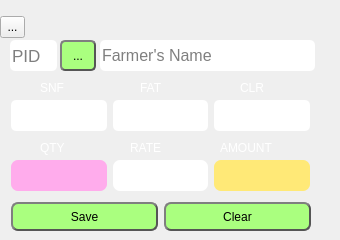
   <widget class="QWidget" name="page_collection">
    <widget class="QLineEdit" name="lineEdit_farmerID">
     <property name="geometry">
      <rect>
       <x>10</x>
       <y>40</y>
       <width>47</width>
       <height>31</height>
      </rect>
     </property>
     <property name="palette">
      <palette>
       <active>
        <colorrole role="Button">
         <brush brushstyle="SolidPattern">
          <color alpha="255">
           <red>255</red>
           <green>255</green>
           <blue>255</blue>
          </color>
         </brush>
        </colorrole>
        <colorrole role="Base">
         <brush brushstyle="SolidPattern">
          <color alpha="255">
           <red>255</red>
           <green>255</green>
           <blue>255</blue>
          </color>
         </brush>
        </colorrole>
        <colorrole role="Window">
         <brush brushstyle="SolidPattern">
          <color alpha="255">
           <red>255</red>
           <green>255</green>
           <blue>255</blue>
          </color>
         </brush>
        </colorrole>
       </active>
       <inactive>
        <colorrole role="Button">
         <brush brushstyle="SolidPattern">
          <color alpha="255">
           <red>255</red>
           <green>255</green>
           <blue>255</blue>
          </color>
         </brush>
        </colorrole>
        <colorrole role="Base">
         <brush brushstyle="SolidPattern">
          <color alpha="255">
           <red>255</red>
           <green>255</green>
           <blue>255</blue>
          </color>
         </brush>
        </colorrole>
        <colorrole role="Window">
         <brush brushstyle="SolidPattern">
          <color alpha="255">
           <red>255</red>
           <green>255</green>
           <blue>255</blue>
          </color>
         </brush>
        </colorrole>
       </inactive>
       <disabled>
        <colorrole role="Button">
         <brush brushstyle="SolidPattern">
          <color alpha="255">
           <red>255</red>
           <green>255</green>
           <blue>255</blue>
          </color>
         </brush>
        </colorrole>
        <colorrole role="Base">
         <brush brushstyle="SolidPattern">
          <color alpha="255">
           <red>255</red>
           <green>255</green>
           <blue>255</blue>
          </color>
         </brush>
        </colorrole>
        <colorrole role="Window">
         <brush brushstyle="SolidPattern">
          <color alpha="255">
           <red>255</red>
           <green>255</green>
           <blue>255</blue>
          </color>
         </brush>
        </colorrole>
       </disabled>
      </palette>
     </property>
     <property name="toolTip">
      <string/>
     </property>
     <property name="styleSheet">
      <string notr="true">font: 13pt;
background-color: rgb(255, 255, 255);
border-radius:5px;

</string>
     </property>
     <property name="inputMask">
      <string/>
     </property>
     <property name="text">
      <string/>
     </property>
     <property name="maxLength">
      <number>32767</number>
     </property>
     <property name="placeholderText">
      <string>PID</string>
     </property>
    </widget>
    <widget class="QLineEdit" name="lineEdit_farmer_name">
     <property name="enabled">
      <bool>true</bool>
     </property>
     <property name="geometry">
      <rect>
       <x>100</x>
       <y>40</y>
       <width>215</width>
       <height>31</height>
      </rect>
     </property>
     <property name="styleSheet">
      <string notr="true">background-color: rgb(255, 255, 255);
font: 12pt ;
border-radius:5px;</string>
     </property>
     <property name="dragEnabled">
      <bool>false</bool>
     </property>
     <property name="readOnly">
      <bool>true</bool>
     </property>
     <property name="placeholderText">
      <string>Farmer's Name</string>
     </property>
    </widget>
    <widget class="QToolButton" name="toolButton_searchID">
     <property name="geometry">
      <rect>
       <x>60</x>
       <y>40</y>
       <width>36</width>
       <height>31</height>
      </rect>
     </property>
     <property name="styleSheet">
      <string notr="true">

QToolButton {
	color: black;
    color: black;
    border: 2px solid #555;
background-color:#aaff7f;
    border-radius: 5px;
    border-style: outset;
    padding: 5px;
    }

QToolButton:hover {

    background: qradialgradient(
        cx: 0.3, cy: -0.4, fx: 0.3, fy: -0.4,
        radius: 1.35, stop: 0 #fff, stop: 1 #ffcd34

        );

    }

QToolButton:pressed {
    border-style: inset;
    background: qradialgradient(
        cx: 0.4, cy: -0.1, fx: 0.4, fy: -0.1,
        radius: 1.35, stop: 0 #fff, stop: 1 #bbb
        );
	

    }
</string>
     </property>
     <property name="text">
      <string>...</string>
     </property>
     <property name="icon">
      <iconset resource="thumbnails.qrc">
       <normaloff>:/img/img/search.png</normaloff>:/img/img/search.png</iconset>
     </property>
    </widget>
    <widget class="QPushButton" name="pushButton_save">
     <property name="geometry">
      <rect>
       <x>11</x>
       <y>202</y>
       <width>147</width>
       <height>29</height>
      </rect>
     </property>
     <property name="styleSheet">
      <string notr="true">

QPushButton {
	color: black;
    color: black;
    border: 2px solid #555;
background-color:#aaff7f;
    border-radius: 7px;
    border-style: outset;
    padding: 5px;
font: 12pt &quot;Sans Serif&quot;;
    }

QPushButton:hover {

    background: qradialgradient(
        cx: 0.3, cy: -0.4, fx: 0.3, fy: -0.4,
        radius: 1.35, stop: 0 #fff, stop: 1 #ffcd34

        );

    }

QPushButton:pressed {
    border-style: inset;
    background: qradialgradient(
        cx: 0.4, cy: -0.1, fx: 0.4, fy: -0.1,
        radius: 1.35, stop: 0 #fff, stop: 1 #bbb
        );
	

    }
</string>
     </property>
     <property name="text">
      <string>Save</string>
     </property>
     <property name="icon">
      <iconset resource="thumbnails.qrc">
       <normaloff>:/img/img/computer-icons-download-save-button-f28b01c502ea7c38f2155c2ae471bd32.png</normaloff>:/img/img/computer-icons-download-save-button-f28b01c502ea7c38f2155c2ae471bd32.png</iconset>
     </property>
     <property name="iconSize">
      <size>
       <width>22</width>
       <height>25</height>
      </size>
     </property>
    </widget>
    <widget class="QPushButton" name="pushButton_clear">
     <property name="geometry">
      <rect>
       <x>164</x>
       <y>202</y>
       <width>147</width>
       <height>29</height>
      </rect>
     </property>
     <property name="styleSheet">
      <string notr="true">

QPushButton {
	color: black;
    color: black;
    border: 2px solid #555;
background-color:#aaff7f;
    border-radius: 7px;
    border-style: outset;
    padding: 5px;
font: 12pt &quot;Sans Serif&quot;;
    }

QPushButton:hover {

    background: qradialgradient(
        cx: 0.3, cy: -0.4, fx: 0.3, fy: -0.4,
        radius: 1.35, stop: 0 #fff, stop: 1 #ffcd34

        );

    }

QPushButton:pressed {
    border-style: inset;
    background: qradialgradient(
        cx: 0.4, cy: -0.1, fx: 0.4, fy: -0.1,
        radius: 1.35, stop: 0 #fff, stop: 1 #bbb
        );
	

    }
</string>
     </property>
     <property name="text">
      <string>Clear</string>
     </property>
     <property name="icon">
      <iconset resource="thumbnails.qrc">
       <normaloff>:/img/img/computer-icons-symbol-symbol-301a4c3744252d2464feff16a67dbe5a.png</normaloff>:/img/img/computer-icons-symbol-symbol-301a4c3744252d2464feff16a67dbe5a.png</iconset>
     </property>
     <property name="iconSize">
      <size>
       <width>30</width>
       <height>30</height>
      </size>
     </property>
    </widget>
    <widget class="QLabel" name="label_date">
     <property name="geometry">
      <rect>
       <x>30</x>
       <y>20</y>
       <width>141</width>
       <height>16</height>
      </rect>
     </property>
     <property name="styleSheet">
      <string notr="true">color: rgb(255, 255, 127);
font: 12pt &quot;Sans Serif&quot;;

background-color: transparent;</string>
     </property>
     <property name="text">
      <string/>
     </property>
    </widget>
    <widget class="QLabel" name="label_time">
     <property name="geometry">
      <rect>
       <x>230</x>
       <y>20</y>
       <width>101</width>
       <height>16</height>
      </rect>
     </property>
     <property name="styleSheet">
      <string notr="true">color: rgb(255, 255, 127);
font: 12pt &quot;Sans Serif&quot;;

background-color: transparent;</string>
     </property>
     <property name="text">
      <string/>
     </property>
    </widget>
    <widget class="QLabel" name="label_quantity">
     <property name="geometry">
      <rect>
       <x>40</x>
       <y>140</y>
       <width>52</width>
       <height>16</height>
      </rect>
     </property>
     <property name="styleSheet">
      <string notr="true">background-color: transparent;
font: 75 12pt &quot;Century Schoolbook L&quot;;
color: rgb(255, 255, 255);
font: 75 12pt &quot;Century Schoolbook L&quot;;
</string>
     </property>
     <property name="text">
      <string>QTY</string>
     </property>
    </widget>
    <widget class="QLabel" name="label_rate">
     <property name="geometry">
      <rect>
       <x>130</x>
       <y>140</y>
       <width>51</width>
       <height>16</height>
      </rect>
     </property>
     <property name="styleSheet">
      <string notr="true">background-color: transparent;
font: 75 12pt &quot;Century Schoolbook L&quot;;
color: rgb(255, 255, 255);
font: 75 12pt &quot;Century Schoolbook L&quot;;
</string>
     </property>
     <property name="text">
      <string>RATE</string>
     </property>
    </widget>
    <widget class="QLabel" name="label_amount">
     <property name="geometry">
      <rect>
       <x>220</x>
       <y>140</y>
       <width>81</width>
       <height>16</height>
      </rect>
     </property>
     <property name="styleSheet">
      <string notr="true">background-color: transparent;
font: 75 12pt &quot;Century Schoolbook L&quot;;
color: rgb(255, 255, 255);
font: 75 12pt &quot;Century Schoolbook L&quot;;
</string>
     </property>
     <property name="text">
      <string>AMOUNT</string>
     </property>
    </widget>
    <widget class="QLineEdit" name="lineEdit_quantity">
     <property name="enabled">
      <bool>true</bool>
     </property>
     <property name="geometry">
      <rect>
       <x>11</x>
       <y>160</y>
       <width>96</width>
       <height>31</height>
      </rect>
     </property>
     <property name="styleSheet">
      <string notr="true">font: 13pt;
color: rgb(4, 4, 4);
background-color: rgb(255, 172, 236);
font-weight:bold;
border-radius:7px;
</string>
     </property>
     <property name="readOnly">
      <bool>true</bool>
     </property>
    </widget>
    <widget class="QLineEdit" name="lineEdit_rate">
     <property name="enabled">
      <bool>true</bool>
     </property>
     <property name="geometry">
      <rect>
       <x>113</x>
       <y>160</y>
       <width>95</width>
       <height>31</height>
      </rect>
     </property>
     <property name="styleSheet">
      <string notr="true">font: 13pt;
background-color: rgb(255, 255, 255);

border-radius:7px;</string>
     </property>
     <property name="readOnly">
      <bool>true</bool>
     </property>
    </widget>
    <widget class="QLineEdit" name="lineEdit_amount">
     <property name="enabled">
      <bool>true</bool>
     </property>
     <property name="geometry">
      <rect>
       <x>214</x>
       <y>160</y>
       <width>96</width>
       <height>31</height>
      </rect>
     </property>
     <property name="styleSheet">
      <string notr="true">font: 13pt;
color: rgb(4, 4, 4);
background-color: rgb(255, 233, 119);
font-weight:bold;
border-radius:7px;
</string>
     </property>
     <property name="readOnly">
      <bool>true</bool>
     </property>
    </widget>
    <widget class="QLabel" name="label_snf">
     <property name="geometry">
      <rect>
       <x>40</x>
       <y>80</y>
       <width>41</width>
       <height>16</height>
      </rect>
     </property>
     <property name="styleSheet">
      <string notr="true">background-color: transparent;
font: 75 12pt &quot;Century Schoolbook L&quot;;
color: rgb(255, 255, 255);
font: 75 12pt &quot;Century Schoolbook L&quot;;
</string>
     </property>
     <property name="text">
      <string>SNF</string>
     </property>
    </widget>
    <widget class="QLabel" name="label_fat">
     <property name="geometry">
      <rect>
       <x>140</x>
       <y>80</y>
       <width>41</width>
       <height>16</height>
      </rect>
     </property>
     <property name="styleSheet">
      <string notr="true">background-color: transparent;
font: 75 12pt &quot;Century Schoolbook L&quot;;
color: rgb(255, 255, 255);
font: 75 12pt &quot;Century Schoolbook L&quot;;
</string>
     </property>
     <property name="text">
      <string>FAT</string>
     </property>
    </widget>
    <widget class="QLabel" name="label_clr">
     <property name="geometry">
      <rect>
       <x>240</x>
       <y>80</y>
       <width>41</width>
       <height>16</height>
      </rect>
     </property>
     <property name="styleSheet">
      <string notr="true">background-color: transparent;
font: 75 12pt &quot;Century Schoolbook L&quot;;
color: rgb(255, 255, 255);
font: 75 12pt &quot;Century Schoolbook L&quot;;
</string>
     </property>
     <property name="text">
      <string>CLR</string>
     </property>
    </widget>
    <widget class="QLineEdit" name="lineEdit_snf">
     <property name="enabled">
      <bool>true</bool>
     </property>
     <property name="geometry">
      <rect>
       <x>11</x>
       <y>100</y>
       <width>96</width>
       <height>31</height>
      </rect>
     </property>
     <property name="acceptDrops">
      <bool>false</bool>
     </property>
     <property name="autoFillBackground">
      <bool>false</bool>
     </property>
     <property name="styleSheet">
      <string notr="true">background-color: rgb(255, 255, 255);
font: 13pt &quot;Sans Serif&quot;;


border-radius:5px;</string>
     </property>
     <property name="frame">
      <bool>true</bool>
     </property>
     <property name="dragEnabled">
      <bool>false</bool>
     </property>
     <property name="readOnly">
      <bool>true</bool>
     </property>
    </widget>
    <widget class="QLineEdit" name="lineEdit_fat">
     <property name="enabled">
      <bool>true</bool>
     </property>
     <property name="geometry">
      <rect>
       <x>113</x>
       <y>100</y>
       <width>95</width>
       <height>31</height>
      </rect>
     </property>
     <property name="styleSheet">
      <string notr="true">background-color: rgb(255, 255, 255);
font: 13pt &quot;Sans Serif&quot;;

border-radius:5px;</string>
     </property>
     <property name="readOnly">
      <bool>true</bool>
     </property>
    </widget>
    <widget class="QLineEdit" name="lineEdit_clr">
     <property name="enabled">
      <bool>true</bool>
     </property>
     <property name="geometry">
      <rect>
       <x>214</x>
       <y>100</y>
       <width>96</width>
       <height>31</height>
      </rect>
     </property>
     <property name="styleSheet">
      <string notr="true">background-color: rgb(255, 255, 255);
font: 13pt &quot;Sans Serif&quot;;

border-radius:5px;</string>
     </property>
     <property name="readOnly">
      <bool>true</bool>
     </property>
    </widget>
    <widget class="QLabel" name="label_6">
     <property name="geometry">
      <rect>
       <x>0</x>
       <y>0</y>
       <width>321</width>
       <height>16</height>
      </rect>
     </property>
     <property name="styleSheet">
      <string notr="true">background-image: url(:/img/img/dairypos320.jpg);</string>
     </property>
     <property name="text">
      <string/>
     </property>
    </widget>
    <widget class="QToolButton" name="toolButton_procurement_back">
     <property name="geometry">
      <rect>
       <x>0</x>
       <y>16</y>
       <width>25</width>
       <height>22</height>
      </rect>
     </property>
     <property name="styleSheet">
      <string notr="true">background-color:transparent;


QToolButton {
	color: black;
    color: black;
    border: 2px solid #555;
background-color:#aaff7f;
    border-radius: 5px;
    border-style: outset;
    padding: 5px;
    }

QToolButton:hover {

    background: qradialgradient(
        cx: 0.3, cy: -0.4, fx: 0.3, fy: -0.4,
        radius: 1.35, stop: 0 #fff, stop: 1 #ffcd34

        );

    }

QToolButton:pressed {
    border-style: inset;
    background: qradialgradient(
        cx: 0.4, cy: -0.1, fx: 0.4, fy: -0.1,
        radius: 1.35, stop: 0 #fff, stop: 1 #bbb
        );
	

    }
</string>
     </property>
     <property name="text">
      <string>...</string>
     </property>
     <property name="icon">
      <iconset resource="thumbnails.qrc">
       <normaloff>:/img/img/triangle-symbol-arrow-back-2-2edd4b0343e357a49da0a0e5e22fe97a.png</normaloff>:/img/img/triangle-symbol-arrow-back-2-2edd4b0343e357a49da0a0e5e22fe97a.png</iconset>
     </property>
     <property name="iconSize">
      <size>
       <width>80</width>
       <height>80</height>
      </size>
     </property>
     <property name="toolButtonStyle">
      <enum>Qt::ToolButtonIconOnly</enum>
     </property>
    </widget>
   </widget>
